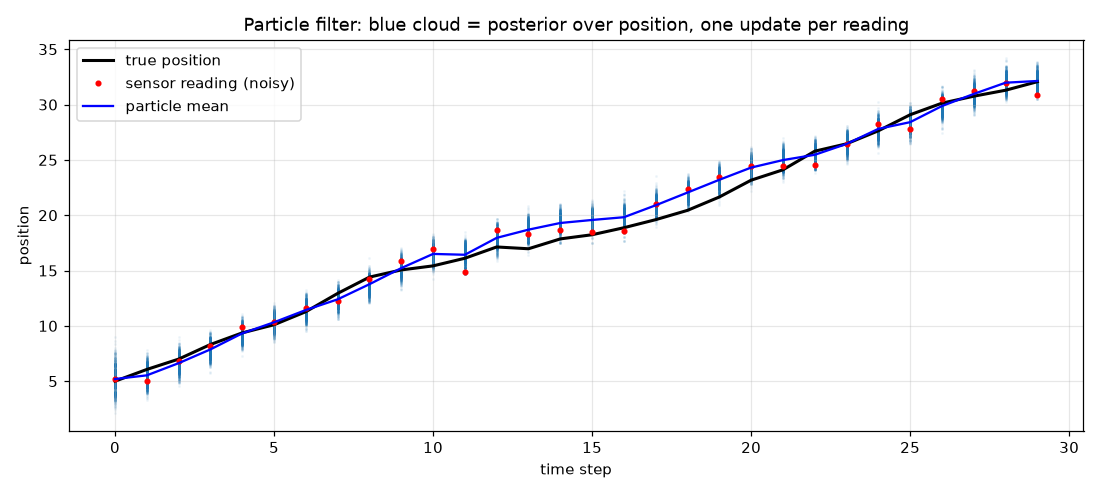

Python code for this plot:
"""Sequential Monte Carlo (particle filter) — a robot on a 1-D line.
Tangent from Lesson 1.7. Not in the course; asked for 2026-09-22."""
import numpy as np
import matplotlib; matplotlib.use("Agg"); import matplotlib.pyplot as plt

rng = np.random.default_rng(0)
T, N = 30, 1000              # 30 time steps, 1000 particles
move_noise, sensor_noise = 0.5, 1.0

# ---- the truth (hidden from the filter) ----
true_x = np.zeros(T); true_x[0] = 5.0
for t in range(1, T):
    true_x[t] = true_x[t-1] + 1.0 + rng.normal(0, move_noise)   # robot tries to move +1 each step
readings = true_x + rng.normal(0, sensor_noise, T)              # noisy sensor: distance from the wall

# ---- the filter ----
particles = rng.uniform(0, 20, N)     # step 0: prior = "somewhere between 0 and 20", 1000 guesses
history = []
for t in range(T):
    # 1. predict: move every particle the way the robot moved, plus noise
    if t > 0:
        particles = particles + 1.0 + rng.normal(0, move_noise, N)
    # 2. weight: likelihood of the sensor reading under each particle  (Normal PDF, 1.6)
    w = np.exp(-0.5 * ((readings[t] - particles) / sensor_noise) ** 2)
    w /= w.sum()
    # 3. resample: draw N particles with probability = weight (good guesses copied, bad ones dropped)
    particles = rng.choice(particles, size=N, p=w)
    history.append(particles.copy())

est = np.array([h.mean() for h in history]); spread = np.array([h.std() for h in history])
for t in [0, 1, 2, 5, 10, 29]:
    print(f"t={t:>2}  true={true_x[t]:6.2f}  reading={readings[t]:6.2f}  estimate={est[t]:6.2f} ± {spread[t]:.2f}")

fig, ax = plt.subplots(figsize=(10, 4.5))
for t, h in enumerate(history):
    ax.scatter(np.full(N, t), h, s=1, c="tab:blue", alpha=0.05)
ax.plot(true_x, "k-", lw=2, label="true position")
ax.plot(readings, "r.", label="sensor reading (noisy)")
ax.plot(est, "b-", lw=1.5, label="particle mean")
ax.set_xlabel("time step"); ax.set_ylabel("position"); ax.legend(); ax.grid(alpha=.3)
ax.set_title("Particle filter: blue cloud = posterior over position, one update per reading")
plt.tight_layout(); plt.savefig("/Users/marctub/Documents/AI-engineering/practice/phase1/particle_filter.png", dpi=110)
